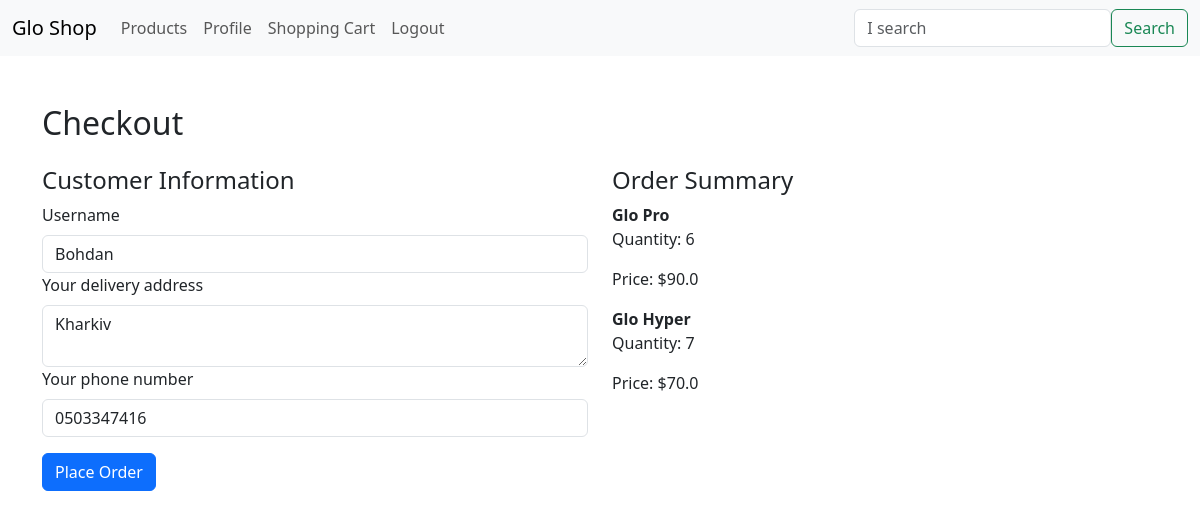
The app's page /checkout (signed in), older data.
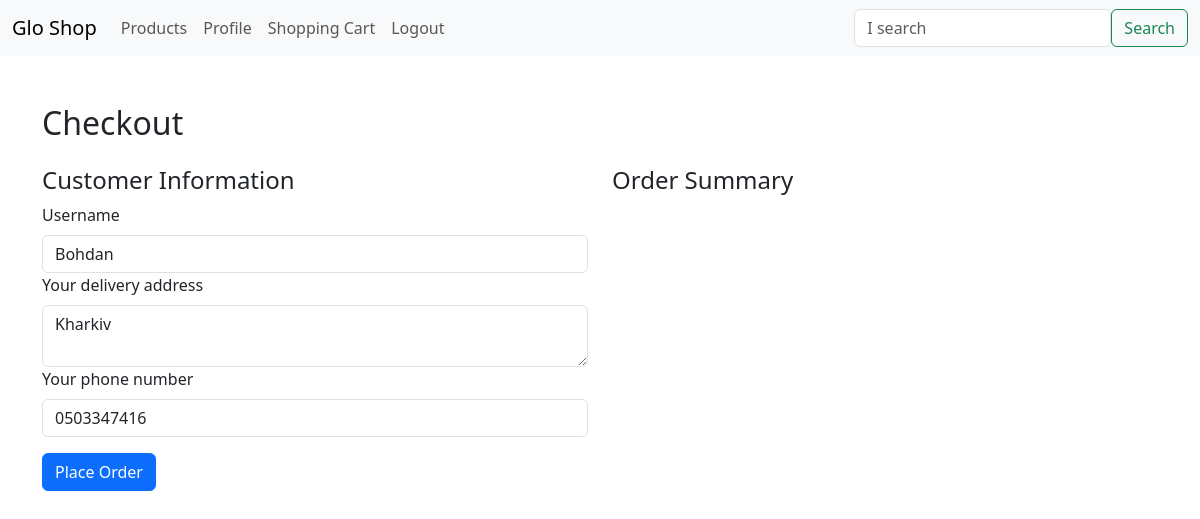
The same page, newer data.
### app/models.py (models this page shows, shortened)
class OrderItem(db.Model):
    id = db.Column(db.Integer, primary_key=True)
    product_id = db.Column(db.Integer, db.ForeignKey('product.id'))
    product = db.relationship('Product', back_populates='order_items', lazy=True)
    quantity = db.Column(db.Integer)
    order_id = db.Column(db.Integer, db.ForeignKey('order.id'))
    status = db.Column(db.String(16), default='cart', server_default='cart')
    order = db.relationship('Order', back_populates='items')
    customer_id = db.Column(db.Integer, db.ForeignKey('user.id'))
    customer = db.relationship('User', back_populates='order_item')

class Product(db.Model):
    id = db.Column(db.Integer, primary_key=True)
    name = db.Column(db.String(64), index=True, nullable=False)
    description = db.Column(db.String(140))
    image_path = db.Column(db.String(255))
    price = db.Column(db.Float)
    stock = db.Column(db.Integer)
    category_id = db.Column(db.Integer, db.ForeignKey('category.id'))
    category = db.relationship('Category', secondary=product_category_association, back_populates='products')
    order_items = db.relationship('OrderItem', back_populates='product', lazy=True)

### app/main/routes.py (the view, shortened to what this page needs)
@bp.route('/checkout', methods=['GET', 'POST'])
@login_required
def checkout():
    form = CheckoutForm()
    customer_info = EditProfileForm(current_user.username)
    customer_info.username.data = current_user.username
    customer_info.delivery_address.data = current_user.delivery_address
    customer_info.phone_number.data = current_user.phone_number
    cart_items = OrderItem.query.filter_by(customer=current_user, status='cart').all()
    return render_template('checkout.html', title=('Checkout'), form=form, customer_info=customer_info, cart_items=cart_items)

### app/main/forms.py
class SearchForm(FlaskForm):
    q = StringField(('I search'), validators=[DataRequired()])
    submit = SubmitField(('Search'))
    def __init__(self, *args, **kwargs):
        if 'formdata' not in kwargs:
            kwargs['formdata'] = request.args
        if 'csrf_enabled' not in kwargs:
            kwargs['csrf_enabled'] = False
        super(SearchForm, self).__init__(*args, **kwargs)

class CheckoutForm(FlaskForm):
    submit = SubmitField('Place an order')

### app/main/routes.py (called while the page is built)
@bp.before_app_request
def before_request():
    g.search_form = SearchForm()

### app/models.py (called while the page is built)
@login.user_loader
def load_user(id):
    return User.query.get(int(id))

### app/templates/checkout.html (shortened to what this page needs)
{% extends "base.html" %}
{% block content %}
  <div class="container mt-5">
    <h2>Checkout</h2>
    <form method="post" action="{{ url_for('main.checkout') }}" class="mt-4">
      <div class="row">
        <div class="col-md-6">
          <h4>Customer Information</h4>
          <div class="form-group">
            {{ customer_info.username.label(class="form-label") }}
            {{ customer_info.username(class="form-control") }}
          </div>
          <div class="form-group">
            {{ customer_info.delivery_address.label(class="form-label") }}
            {{ customer_info.delivery_address(class="form-control") }}
          </div>
          <div class="form-group">
            {{ customer_info.phone_number.label(class="form-label") }}
            {{ customer_info.phone_number(class="form-control") }}
          </div>
        </div>
        <div class="col-md-6">
          <h4>Order Summary</h4>
          {% for item in cart_items %}
            <div class="mb-3">
              <strong>{{ item.product.name }}</strong>
              <p>Quantity: {{ item.quantity }}</p>
              <p>Price: ${{ item.product.price * item.quantity }}</p>
            </div>
          {% endfor %}
        </div>
      </div>
      <button type="submit" class="btn btn-primary mt-3" onclick="clearCart()">Place Order</button>
    </form>
  </div>
{% endblock %}

Row changes from the older to the newer data that the page shows:
removed OrderItem: product.name "Glo Pro", quantity "6", item.product.price*item.quantity "90.0"
removed OrderItem: product.name "Glo Hyper", quantity "7", item.product.price*item.quantity "70.0"
